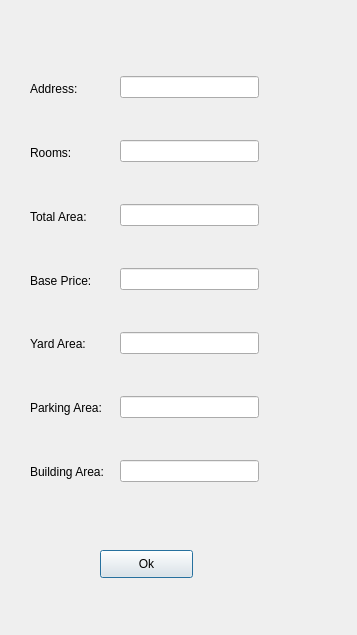
<?xml version="1.0" encoding="UTF-8"?>
<ui version="4.0">
 <class>NEP</class>
 <widget class="QDialog" name="NEP">
  <property name="geometry">
   <rect>
    <x>0</x>
    <y>0</y>
    <width>357</width>
    <height>635</height>
   </rect>
  </property>
  <property name="windowTitle">
   <string>Dialog</string>
  </property>
  <widget class="QWidget" name="layoutWidget">
   <property name="geometry">
    <rect>
     <x>120</x>
     <y>40</y>
     <width>139</width>
     <height>481</height>
    </rect>
   </property>
   <layout class="QVBoxLayout" name="verticalLayout_2">
    <item>
     <widget class="QLineEdit" name="lineEdit"/>
    </item>
    <item>
     <widget class="QLineEdit" name="lineEdit_2"/>
    </item>
    <item>
     <widget class="QLineEdit" name="lineEdit_3"/>
    </item>
    <item>
     <widget class="QLineEdit" name="lineEdit_4"/>
    </item>
    <item>
     <widget class="QLineEdit" name="lineEdit_5"/>
    </item>
    <item>
     <widget class="QLineEdit" name="lineEdit_6"/>
    </item>
    <item>
     <widget class="QLineEdit" name="lineEdit_7"/>
    </item>
   </layout>
  </widget>
  <widget class="QWidget" name="layoutWidget_2">
   <property name="geometry">
    <rect>
     <x>30</x>
     <y>60</y>
     <width>82</width>
     <height>441</height>
    </rect>
   </property>
   <layout class="QVBoxLayout" name="verticalLayout">
    <item>
     <widget class="QLabel" name="label">
      <property name="text">
       <string>Address:</string>
      </property>
     </widget>
    </item>
    <item>
     <widget class="QLabel" name="label_2">
      <property name="text">
       <string>Rooms:</string>
      </property>
     </widget>
    </item>
    <item>
     <widget class="QLabel" name="label_3">
      <property name="text">
       <string>Total Area:</string>
      </property>
     </widget>
    </item>
    <item>
     <widget class="QLabel" name="label_4">
      <property name="text">
       <string>Base Price:</string>
      </property>
     </widget>
    </item>
    <item>
     <widget class="QLabel" name="label_6">
      <property name="text">
       <string>Yard Area:</string>
      </property>
     </widget>
    </item>
    <item>
     <widget class="QLabel" name="label_5">
      <property name="text">
       <string>Parking Area:</string>
      </property>
     </widget>
    </item>
    <item>
     <widget class="QLabel" name="label_7">
      <property name="text">
       <string>Building Area:</string>
      </property>
     </widget>
    </item>
   </layout>
  </widget>
  <widget class="QPushButton" name="pushButton">
   <property name="geometry">
    <rect>
     <x>100</x>
     <y>550</y>
     <width>93</width>
     <height>28</height>
    </rect>
   </property>
   <property name="text">
    <string>Ok</string>
   </property>
  </widget>
 </widget>
 <resources/>
 <connections/>
</ui>
